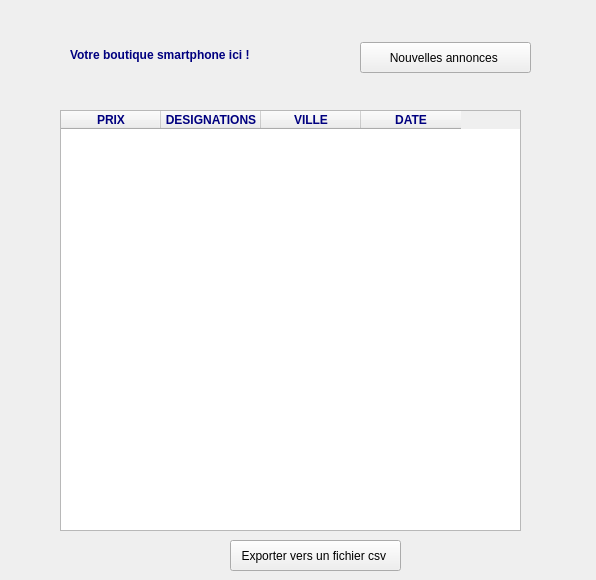
<?xml version="1.0" encoding="UTF-8"?>
<ui version="4.0">
 <class>Form</class>
 <widget class="QWidget" name="Form">
  <property name="geometry">
   <rect>
    <x>0</x>
    <y>0</y>
    <width>596</width>
    <height>580</height>
   </rect>
  </property>
  <property name="windowTitle">
   <string>Form</string>
  </property>
  <widget class="QPushButton" name="nouvelles">
   <property name="geometry">
    <rect>
     <x>360</x>
     <y>42</y>
     <width>171</width>
     <height>31</height>
    </rect>
   </property>
   <property name="toolTip">
    <string>&lt;html&gt;&lt;head/&gt;&lt;body&gt;&lt;p&gt;&lt;span style=&quot; color:#00007f;&quot;&gt;&lt;br/&gt;&lt;/span&gt;&lt;/p&gt;&lt;/body&gt;&lt;/html&gt;</string>
   </property>
   <property name="whatsThis">
    <string>&lt;html&gt;&lt;head/&gt;&lt;body&gt;&lt;p&gt;&lt;span style=&quot; color:#00007f;&quot;&gt;&lt;br/&gt;&lt;/span&gt;&lt;/p&gt;&lt;/body&gt;&lt;/html&gt;</string>
   </property>
   <property name="styleSheet">
    <string notr="true">font: 75 italic 9pt &quot;Arial&quot;
rgb(0, 0, 127)</string>
   </property>
   <property name="text">
    <string>Nouvelles annonces </string>
   </property>
  </widget>
  <widget class="QLabel" name="label">
   <property name="geometry">
    <rect>
     <x>70</x>
     <y>40</y>
     <width>191</width>
     <height>31</height>
    </rect>
   </property>
   <property name="styleSheet">
    <string notr="true">font: 75 italic 10pt &quot;Arial&quot;;
selection-color: rgb(0, 0, 127)</string>
   </property>
   <property name="text">
    <string>&lt;html&gt;&lt;head/&gt;&lt;body&gt;&lt;p&gt;&lt;span style=&quot; font-weight:600; color:#00007f;&quot;&gt;Votre boutique smartphone ici !&lt;/span&gt;&lt;/p&gt;&lt;/body&gt;&lt;/html&gt;</string>
   </property>
  </widget>
  <widget class="QTableWidget" name="tableWidget">
   <property name="geometry">
    <rect>
     <x>60</x>
     <y>110</y>
     <width>461</width>
     <height>421</height>
    </rect>
   </property>
   <column>
    <property name="text">
     <string>PRIX</string>
    </property>
    <property name="font">
     <font>
      <weight>75</weight>
      <bold>true</bold>
     </font>
    </property>
    <property name="background">
     <color>
      <red>170</red>
      <green>170</green>
      <blue>255</blue>
     </color>
    </property>
    <property name="foreground">
     <brush brushstyle="SolidPattern">
      <color alpha="255">
       <red>0</red>
       <green>0</green>
       <blue>127</blue>
      </color>
     </brush>
    </property>
   </column>
   <column>
    <property name="text">
     <string>DESIGNATIONS</string>
    </property>
    <property name="font">
     <font>
      <weight>75</weight>
      <bold>true</bold>
     </font>
    </property>
    <property name="background">
     <color>
      <red>170</red>
      <green>170</green>
      <blue>255</blue>
     </color>
    </property>
    <property name="foreground">
     <brush brushstyle="SolidPattern">
      <color alpha="255">
       <red>0</red>
       <green>0</green>
       <blue>127</blue>
      </color>
     </brush>
    </property>
   </column>
   <column>
    <property name="text">
     <string>VILLE</string>
    </property>
    <property name="font">
     <font>
      <weight>75</weight>
      <bold>true</bold>
     </font>
    </property>
    <property name="background">
     <color>
      <red>170</red>
      <green>170</green>
      <blue>255</blue>
     </color>
    </property>
    <property name="foreground">
     <brush brushstyle="SolidPattern">
      <color alpha="255">
       <red>0</red>
       <green>0</green>
       <blue>127</blue>
      </color>
     </brush>
    </property>
   </column>
   <column>
    <property name="text">
     <string>DATE</string>
    </property>
    <property name="font">
     <font>
      <weight>75</weight>
      <bold>true</bold>
     </font>
    </property>
    <property name="background">
     <color>
      <red>170</red>
      <green>170</green>
      <blue>255</blue>
     </color>
    </property>
    <property name="foreground">
     <brush brushstyle="SolidPattern">
      <color alpha="255">
       <red>0</red>
       <green>0</green>
       <blue>127</blue>
      </color>
     </brush>
    </property>
   </column>
  </widget>
  <widget class="QPushButton" name="fichiercsv">
   <property name="geometry">
    <rect>
     <x>230</x>
     <y>540</y>
     <width>171</width>
     <height>31</height>
    </rect>
   </property>
   <property name="mouseTracking">
    <bool>true</bool>
   </property>
   <property name="toolTip">
    <string>&lt;html&gt;&lt;head/&gt;&lt;body&gt;&lt;p&gt;&lt;span style=&quot; color:#00007f;&quot;&gt;&lt;br/&gt;&lt;/span&gt;&lt;/p&gt;&lt;/body&gt;&lt;/html&gt;</string>
   </property>
   <property name="whatsThis">
    <string>&lt;html&gt;&lt;head/&gt;&lt;body&gt;&lt;p&gt;&lt;span style=&quot; color:#00007f;&quot;&gt;&lt;br/&gt;&lt;/span&gt;&lt;/p&gt;&lt;/body&gt;&lt;/html&gt;</string>
   </property>
   <property name="styleSheet">
    <string notr="true">font: 75 italic 9pt &quot;Arial&quot;
rgb(0, 0, 127)</string>
   </property>
   <property name="text">
    <string>Exporter vers un fichier csv </string>
   </property>
  </widget>
 </widget>
 <resources/>
 <connections/>
</ui>
